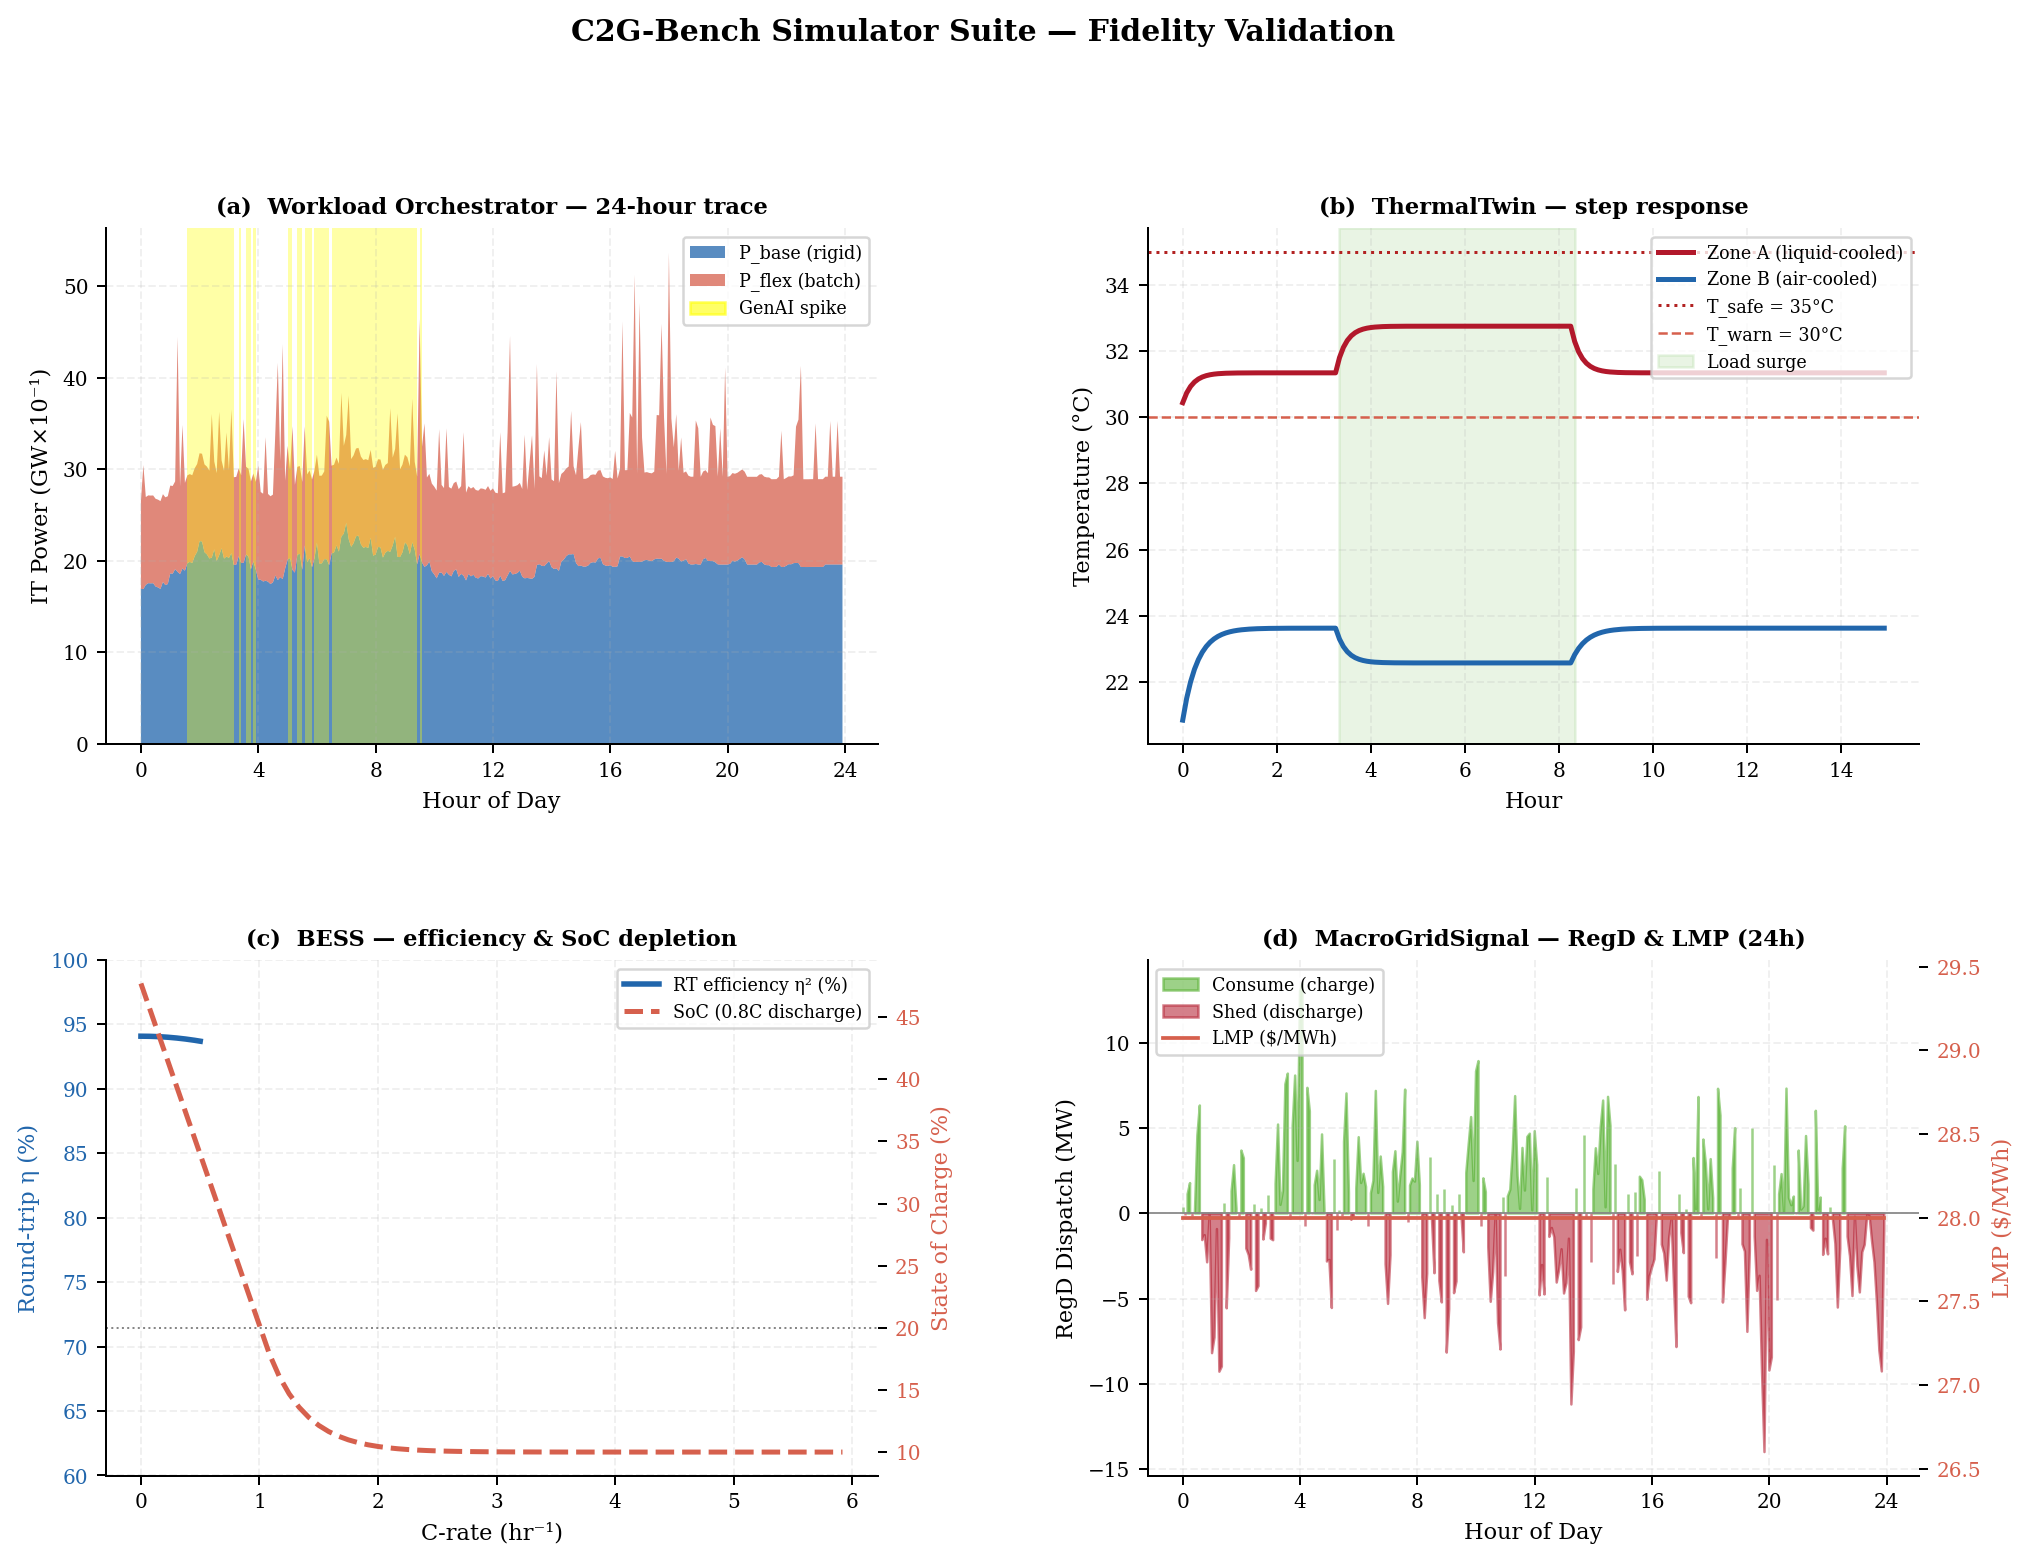

This chart was generated by the following Python code:
"""Figure 2 — Simulator Fidelity: 4-panel validation figure."""
import sys, os
sys.path.insert(0, "/lustre/guillant/C2G-Macro")
os.chdir("/lustre/guillant/C2G-Macro")
import matplotlib; matplotlib.use("Agg")
import matplotlib.pyplot as plt
import matplotlib.gridspec as gridspec
import numpy as np

plt.rcParams.update({
    "font.family": "serif", "axes.spines.top": False, "axes.spines.right": False,
    "axes.labelsize": 9, "xtick.labelsize": 8, "ytick.labelsize": 8,
})
BL="#2166ac"; OR="#d6604d"; GR="#4dac26"; RD="#b2182b"; GY="#878787"

from c2g_env.simulators.workload import WorkloadOrchestrator, WorkloadState
from c2g_env.simulators.thermal  import ThermalTwin
from c2g_env.simulators.bess     import _SimpleBESSModel
from c2g_env.simulators.macro_grid import MacroGridSignal

fig = plt.figure(figsize=(13, 9))
gs  = gridspec.GridSpec(2, 2, figure=fig, hspace=0.42, wspace=0.35)
panel_labels = ["(a)", "(b)", "(c)", "(d)"]

# ─── Panel A: WorkloadOrchestrator 24-h trace ───────────────────────────────
ax_a = fig.add_subplot(gs[0, 0])
ws = WorkloadOrchestrator(trace_dir="data/processed/workload_traces", seed=0)
ws.reset(seed=0)
T = 288
base_kw   = np.zeros(T)
flex_kw   = np.zeros(T)
spikes    = np.zeros(T, dtype=bool)
for t in range(T):
    s = ws.step(throttle_batch=1.0)
    base_kw[t]  = s.p_base_kw
    flex_kw[t]  = s.p_flex_kw
    spikes[t]   = s.is_spike_active
hours = np.arange(T) * 5 / 60
ax_a.stackplot(hours, base_kw / 1e3, flex_kw / 1e3,
               colors=[BL, OR], alpha=0.75,
               labels=["P_base (rigid)",  "P_flex (batch)"])
for i in range(T-1):
    if spikes[i]:
        ax_a.axvspan(hours[i], hours[i]+5/60, color="yellow", alpha=0.35, lw=0)
import matplotlib.patches as mpatches
spike_patch = mpatches.Patch(color="yellow", alpha=0.6, label="GenAI spike")
ax_a.legend(handles=[*ax_a.get_legend_handles_labels()[0], spike_patch],
            fontsize=7, loc="upper right")
ax_a.set_xlabel("Hour of Day"); ax_a.set_ylabel("IT Power (GW×10⁻¹)")
ax_a.set_title(f"{panel_labels[0]}  Workload Orchestrator — 24-hour trace",
               fontsize=9, fontweight="bold")
ax_a.set_xticks(range(0,25,4))

# ─── Panel B: ThermalTwin step response ─────────────────────────────────────
ax_b = fig.add_subplot(gs[0, 1])
tt = ThermalTwin()
tt.reset()
N = 180  # 15 hours
tA = np.zeros(N); tB = np.zeros(N)
p_A_vals = [50.0]*40 + [100.0]*60 + [50.0]*(N-100)
hvac_vals = [0.5]*40 + [0.9]*60  + [0.5]*(N-100)
for i in range(N):
    p_A = p_A_vals[i]; hvac = hvac_vals[i]
    (tA[i], tB[i]), _ = tt.step(p_it_A_mw=p_A, p_it_B_mw=30.0, hvac_effort=hvac)
h2 = np.arange(N) * 5 / 60
ax_b.plot(h2, tA, color=RD, lw=2.0, label="Zone A (liquid-cooled)")
ax_b.plot(h2, tB, color=BL, lw=2.0, label="Zone B (air-cooled)")
ax_b.axhline(35.0, color="firebrick", lw=1.2, ls=":", label="T_safe = 35°C")
ax_b.axhline(30.0, color=OR,          lw=1.0, ls="--", label="T_warn = 30°C")
ax_b.axvspan(40*5/60, 100*5/60, color=GR, alpha=0.12, label="Load surge")
ax_b.legend(fontsize=7, loc="upper right")
ax_b.set_xlabel("Hour"); ax_b.set_ylabel("Temperature (°C)")
ax_b.set_title(f"{panel_labels[1]}  ThermalTwin — step response",
               fontsize=9, fontweight="bold")

# ─── Panel C: BESS — η vs C-rate + SOC depletion ────────────────────────────
ax_c  = fig.add_subplot(gs[1, 0])
ax_c2 = ax_c.twinx()

bess = _SimpleBESSModel()
bess.reset()

# η curve
ETA_PEAK = bess.ETA_PEAK; K_CRATE = bess.K_CRATE; K_SOC = bess.K_SOC
crates  = np.linspace(0, 0.5, 200)
eta_arr = np.maximum(0.70, ETA_PEAK - K_CRATE * crates**2 - K_SOC*(0.5-0.5)**2)
rte_arr = eta_arr**2 * 100
ax_c.plot(crates, rte_arr, color=BL, lw=2.2, label="RT efficiency η² (%)")
ax_c.set_xlabel("C-rate (hr⁻¹)"); ax_c.set_ylabel("Round-trip η (%)", color=BL)
ax_c.tick_params(axis="y", labelcolor=BL)
ax_c.set_ylim(60, 100)

# SOC depletion at 1C discharge
bess2 = _SimpleBESSModel(); bess2.reset()
soc_arr = []; t_bess = []
for _ in range(72):
    res = bess2.step(power_mw=bess2.P_MAX_MW * 0.8)
    soc_arr.append(res["soc_fraction"] * 100)
    t_bess.append(_ * 5 / 60)
ax_c2.plot(t_bess, soc_arr, color=OR, lw=2.0, ls="--", label="SoC (0.8C discharge)")
ax_c2.set_ylabel("State of Charge (%)", color=OR)
ax_c2.tick_params(axis="y", labelcolor=OR)
ax_c2.axhline(20, color=GY, lw=0.8, ls=":")

h1, l1 = ax_c.get_legend_handles_labels()
h2, l2 = ax_c2.get_legend_handles_labels()
ax_c.legend(h1+h2, l1+l2, fontsize=7, loc="upper right")
ax_c.set_title(f"{panel_labels[2]}  BESS — efficiency & SoC depletion",
               fontsize=9, fontweight="bold")

# ─── Panel D: MacroGridSignal — RegD + LMP ──────────────────────────────────
ax_d  = fig.add_subplot(gs[1, 1])
ax_d2 = ax_d.twinx()

grid = MacroGridSignal(energy_dir="data/processed/energy", committed_mw=20.0, seed=0)
grid.reset(seed=0)
T = 288
delta_p = np.zeros(T); lmp_arr = np.zeros(T)
for t in range(T):
    res = grid.step()
    delta_p[t] = res["delta_p_kw"]
    lmp_arr[t] = res["lmp_usd_mwh"]

hg = np.arange(T) * 5 / 60
ax_d.fill_between(hg, 0, delta_p / 1e3,
                  where=delta_p >= 0, color=GR, alpha=0.55, label="Consume (charge)")
ax_d.fill_between(hg, 0, delta_p / 1e3,
                  where=delta_p < 0,  color=RD, alpha=0.55, label="Shed (discharge)")
ax_d.set_ylabel("RegD Dispatch (MW)", fontsize=9)
ax_d.axhline(0, color=GY, lw=0.7)

ax_d2.plot(hg, lmp_arr, color=OR, lw=1.5, label="LMP ($/MWh)")
ax_d2.set_ylabel("LMP ($/MWh)", color=OR)
ax_d2.tick_params(axis="y", labelcolor=OR)

h1, l1 = ax_d.get_legend_handles_labels()
h2, l2 = ax_d2.get_legend_handles_labels()
ax_d.legend(h1+h2, l1+l2, fontsize=7, loc="upper left")
ax_d.set_xlabel("Hour of Day"); ax_d.set_xticks(range(0,25,4))
ax_d.set_title(f"{panel_labels[3]}  MacroGridSignal — RegD & LMP (24h)",
               fontsize=9, fontweight="bold")

for ax in [ax_a, ax_b, ax_c, ax_d]:
    ax.grid(True, alpha=0.18, linestyle="--")

fig.suptitle("C2G-Bench Simulator Suite — Fidelity Validation",
             fontsize=12, fontweight="bold", y=1.01)

fig.savefig("paper/figures/fig2_simulators.pdf", dpi=180, bbox_inches="tight")
fig.savefig("paper/figures/fig2_simulators.png", dpi=180, bbox_inches="tight")
print("fig2 saved")
